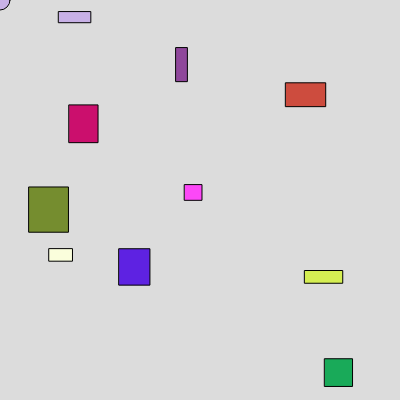
Frame 1 (no input)
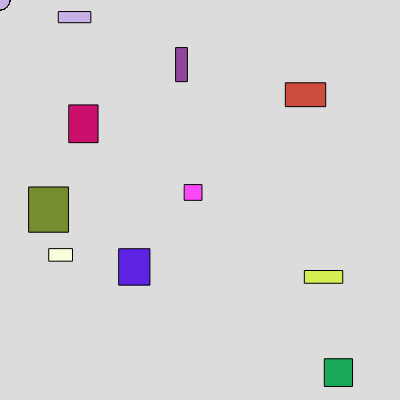
Frame 60 (no input)
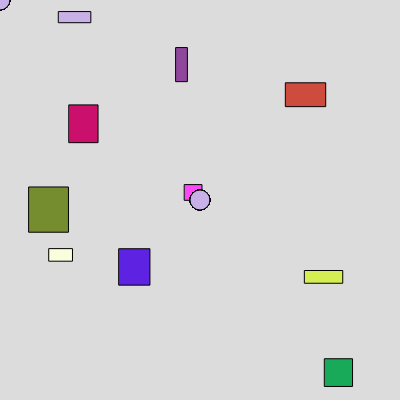
Frame 120 (the mouse pressed at the canvas centre since frame 60)

The p5.js sketch that drew these frames (run headless with seeded random() and noise() and a simulated clock; from frame 60 on, the mouse is pressed at the canvas centre):

// p5.js sketch
// ── sketch.js
// This code was generated by ChatGPT

function setup() {
    createCanvas(400, 400);
    background(220);
    let shapes = drawShapes();
    updateShapes(shapes);
  }
  
  function drawShapes() {
    for (let i = 0; i < 10; i++) {
      let x = random(width);
      let y = random(height);
      let w = random(10, 50);
      let h = random(10, 50);
      let col = color(random(255), random(255), random(255));
      fill(col);
      rect(x, y, w, h);
    }
    return document.querySelectorAll('rect');
  }
  
  function updateShapes(shapes) {
    for (let shape of shapes) {
      let x = parseFloat(shape.getAttribute('x'));
      let y = parseFloat(shape.getAttribute('y'));
      let w = parseFloat(shape.getAttribute('width'));
      let h = parseFloat(shape.getAttribute('height'));
      let col = color(random(255), random(255), random(255));
      fill(col);
      rect(x, y, w, h);
    }
  }
  
  function draw() {
    // Some code here
    let r = 20;
    let x = mouseX;
    let y = mouseY;
    ellipse(x, y, r, r);
  }
  
// ── spaghettiCode.html
<!DOCTYPE html>
<html lang="en">
  <head>
    <meta charset="utf-8" />
    <meta name="viewport" content="width=device-width, initial-scale=1.0">

    <title>W9 Lecture 2 - spaghettiCode</title>

    <link rel="stylesheet" type="text/css" href="./lib/main-styles.css">

    <script src="./lib/libraries/p5.min.js"></script>
  </head>

  <body>
    <script src="sketch.js"></script>
  </body>
</html>
